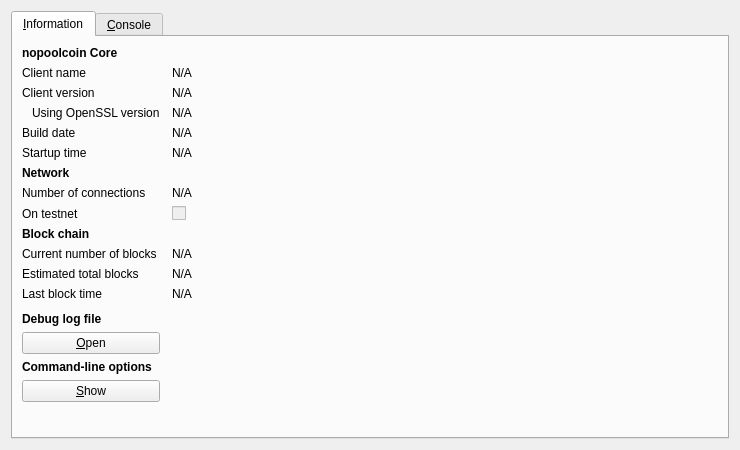
<?xml version="1.0" encoding="UTF-8"?>
<ui version="4.0">
 <class>RPCConsole</class>
 <widget class="QDialog" name="RPCConsole">
  <property name="geometry">
   <rect>
    <x>0</x>
    <y>0</y>
    <width>740</width>
    <height>450</height>
   </rect>
  </property>
  <property name="windowTitle">
   <string>nopoolcoin - Debug window</string>
  </property>
  <layout class="QVBoxLayout" name="verticalLayout_2">
   <item>
    <widget class="QTabWidget" name="tabWidget">
     <property name="currentIndex">
      <number>0</number>
     </property>
     <widget class="QWidget" name="tab_info">
      <attribute name="title">
       <string>&amp;Information</string>
      </attribute>
      <layout class="QGridLayout" name="gridLayout" columnstretch="0,1">
       <property name="horizontalSpacing">
        <number>12</number>
       </property>
       <item row="0" column="0">
        <widget class="QLabel" name="label_9">
         <property name="font">
          <font>
           <weight>75</weight>
           <bold>true</bold>
          </font>
         </property>
         <property name="text">
          <string>nopoolcoin Core</string>
         </property>
        </widget>
       </item>
       <item row="1" column="0">
        <widget class="QLabel" name="label_5">
         <property name="text">
          <string>Client name</string>
         </property>
        </widget>
       </item>
       <item row="1" column="1">
        <widget class="QLabel" name="clientName">
         <property name="cursor">
          <cursorShape>IBeamCursor</cursorShape>
         </property>
         <property name="text">
          <string>N/A</string>
         </property>
         <property name="textFormat">
          <enum>Qt::PlainText</enum>
         </property>
         <property name="textInteractionFlags">
          <set>Qt::LinksAccessibleByMouse|Qt::TextSelectableByKeyboard|Qt::TextSelectableByMouse</set>
         </property>
        </widget>
       </item>
       <item row="2" column="0">
        <widget class="QLabel" name="label_6">
         <property name="text">
          <string>Client version</string>
         </property>
        </widget>
       </item>
       <item row="2" column="1">
        <widget class="QLabel" name="clientVersion">
         <property name="cursor">
          <cursorShape>IBeamCursor</cursorShape>
         </property>
         <property name="text">
          <string>N/A</string>
         </property>
         <property name="textFormat">
          <enum>Qt::PlainText</enum>
         </property>
         <property name="textInteractionFlags">
          <set>Qt::LinksAccessibleByMouse|Qt::TextSelectableByKeyboard|Qt::TextSelectableByMouse</set>
         </property>
        </widget>
       </item>
       <item row="3" column="0">
        <widget class="QLabel" name="label_14">
         <property name="text">
          <string>Using OpenSSL version</string>
         </property>
         <property name="indent">
          <number>10</number>
         </property>
        </widget>
       </item>
       <item row="3" column="1">
        <widget class="QLabel" name="openSSLVersion">
         <property name="cursor">
          <cursorShape>IBeamCursor</cursorShape>
         </property>
         <property name="text">
          <string>N/A</string>
         </property>
         <property name="textFormat">
          <enum>Qt::PlainText</enum>
         </property>
         <property name="textInteractionFlags">
          <set>Qt::LinksAccessibleByMouse|Qt::TextSelectableByKeyboard|Qt::TextSelectableByMouse</set>
         </property>
        </widget>
       </item>
       <item row="4" column="0">
        <widget class="QLabel" name="label_12">
         <property name="text">
          <string>Build date</string>
         </property>
        </widget>
       </item>
       <item row="4" column="1">
        <widget class="QLabel" name="buildDate">
         <property name="cursor">
          <cursorShape>IBeamCursor</cursorShape>
         </property>
         <property name="text">
          <string>N/A</string>
         </property>
         <property name="textFormat">
          <enum>Qt::PlainText</enum>
         </property>
         <property name="textInteractionFlags">
          <set>Qt::LinksAccessibleByMouse|Qt::TextSelectableByKeyboard|Qt::TextSelectableByMouse</set>
         </property>
        </widget>
       </item>
       <item row="5" column="0">
        <widget class="QLabel" name="label_13">
         <property name="text">
          <string>Startup time</string>
         </property>
        </widget>
       </item>
       <item row="5" column="1">
        <widget class="QLabel" name="startupTime">
         <property name="cursor">
          <cursorShape>IBeamCursor</cursorShape>
         </property>
         <property name="text">
          <string>N/A</string>
         </property>
         <property name="textFormat">
          <enum>Qt::PlainText</enum>
         </property>
         <property name="textInteractionFlags">
          <set>Qt::LinksAccessibleByMouse|Qt::TextSelectableByKeyboard|Qt::TextSelectableByMouse</set>
         </property>
        </widget>
       </item>
       <item row="6" column="0">
        <widget class="QLabel" name="label_11">
         <property name="font">
          <font>
           <weight>75</weight>
           <bold>true</bold>
          </font>
         </property>
         <property name="text">
          <string>Network</string>
         </property>
        </widget>
       </item>
       <item row="7" column="0">
        <widget class="QLabel" name="label_7">
         <property name="text">
          <string>Number of connections</string>
         </property>
        </widget>
       </item>
       <item row="7" column="1">
        <widget class="QLabel" name="numberOfConnections">
         <property name="cursor">
          <cursorShape>IBeamCursor</cursorShape>
         </property>
         <property name="text">
          <string>N/A</string>
         </property>
         <property name="textFormat">
          <enum>Qt::PlainText</enum>
         </property>
         <property name="textInteractionFlags">
          <set>Qt::LinksAccessibleByMouse|Qt::TextSelectableByKeyboard|Qt::TextSelectableByMouse</set>
         </property>
        </widget>
       </item>
       <item row="8" column="0">
        <widget class="QLabel" name="label_8">
         <property name="text">
          <string>On testnet</string>
         </property>
        </widget>
       </item>
       <item row="8" column="1">
        <widget class="QCheckBox" name="isTestNet">
         <property name="enabled">
          <bool>false</bool>
         </property>
         <property name="text">
          <string/>
         </property>
        </widget>
       </item>
       <item row="9" column="0">
        <widget class="QLabel" name="label_10">
         <property name="font">
          <font>
           <weight>75</weight>
           <bold>true</bold>
          </font>
         </property>
         <property name="text">
          <string>Block chain</string>
         </property>
        </widget>
       </item>
       <item row="10" column="0">
        <widget class="QLabel" name="label_3">
         <property name="text">
          <string>Current number of blocks</string>
         </property>
        </widget>
       </item>
       <item row="10" column="1">
        <widget class="QLabel" name="numberOfBlocks">
         <property name="cursor">
          <cursorShape>IBeamCursor</cursorShape>
         </property>
         <property name="text">
          <string>N/A</string>
         </property>
         <property name="textFormat">
          <enum>Qt::PlainText</enum>
         </property>
         <property name="textInteractionFlags">
          <set>Qt::LinksAccessibleByMouse|Qt::TextSelectableByKeyboard|Qt::TextSelectableByMouse</set>
         </property>
        </widget>
       </item>
       <item row="11" column="0">
        <widget class="QLabel" name="label_4">
         <property name="text">
          <string>Estimated total blocks</string>
         </property>
        </widget>
       </item>
       <item row="11" column="1">
        <widget class="QLabel" name="totalBlocks">
         <property name="cursor">
          <cursorShape>IBeamCursor</cursorShape>
         </property>
         <property name="text">
          <string>N/A</string>
         </property>
         <property name="textFormat">
          <enum>Qt::PlainText</enum>
         </property>
         <property name="textInteractionFlags">
          <set>Qt::LinksAccessibleByMouse|Qt::TextSelectableByKeyboard|Qt::TextSelectableByMouse</set>
         </property>
        </widget>
       </item>
       <item row="12" column="0">
        <widget class="QLabel" name="label_2">
         <property name="text">
          <string>Last block time</string>
         </property>
        </widget>
       </item>
       <item row="12" column="1">
        <widget class="QLabel" name="lastBlockTime">
         <property name="cursor">
          <cursorShape>IBeamCursor</cursorShape>
         </property>
         <property name="text">
          <string>N/A</string>
         </property>
         <property name="textFormat">
          <enum>Qt::PlainText</enum>
         </property>
         <property name="textInteractionFlags">
          <set>Qt::LinksAccessibleByMouse|Qt::TextSelectableByKeyboard|Qt::TextSelectableByMouse</set>
         </property>
        </widget>
       </item>
       <item row="13" column="0">
        <spacer name="verticalSpacer_2">
         <property name="orientation">
          <enum>Qt::Vertical</enum>
         </property>
         <property name="sizeHint" stdset="0">
          <size>
           <width>20</width>
           <height>20</height>
          </size>
         </property>
        </spacer>
       </item>
       <item row="14" column="0">
        <widget class="QLabel" name="labelDebugLogfile">
         <property name="font">
          <font>
           <weight>75</weight>
           <bold>true</bold>
          </font>
         </property>
         <property name="text">
          <string>Debug log file</string>
         </property>
        </widget>
       </item>
       <item row="15" column="0">
        <widget class="QPushButton" name="openDebugLogfileButton">
         <property name="toolTip">
          <string>Open the nopoolcoin debug log file from the current data directory. This can take a few seconds for large log files.</string>
         </property>
         <property name="text">
          <string>&amp;Open</string>
         </property>
         <property name="autoDefault">
          <bool>false</bool>
         </property>
        </widget>
       </item>
       <item row="16" column="0">
        <widget class="QLabel" name="labelCLOptions">
         <property name="font">
          <font>
           <weight>75</weight>
           <bold>true</bold>
          </font>
         </property>
         <property name="text">
          <string>Command-line options</string>
         </property>
        </widget>
       </item>
       <item row="17" column="0">
        <widget class="QPushButton" name="showCLOptionsButton">
         <property name="toolTip">
          <string>Show the nopoolcoin-Qt help message to get a list with possible nopoolcoin command-line options.</string>
         </property>
         <property name="text">
          <string>&amp;Show</string>
         </property>
         <property name="autoDefault">
          <bool>false</bool>
         </property>
        </widget>
       </item>
       <item row="18" column="0">
        <spacer name="verticalSpacer">
         <property name="orientation">
          <enum>Qt::Vertical</enum>
         </property>
         <property name="sizeHint" stdset="0">
          <size>
           <width>20</width>
           <height>40</height>
          </size>
         </property>
        </spacer>
       </item>
      </layout>
     </widget>
     <widget class="QWidget" name="tab_console">
      <attribute name="title">
       <string>&amp;Console</string>
      </attribute>
      <layout class="QVBoxLayout" name="verticalLayout_3">
       <property name="spacing">
        <number>3</number>
       </property>
       <item>
        <widget class="QTextEdit" name="messagesWidget">
         <property name="minimumSize">
          <size>
           <width>0</width>
           <height>100</height>
          </size>
         </property>
         <property name="readOnly">
          <bool>true</bool>
         </property>
         <property name="tabKeyNavigation" stdset="0">
          <bool>false</bool>
         </property>
         <property name="columnCount" stdset="0">
          <number>2</number>
         </property>
        </widget>
       </item>
       <item>
        <layout class="QHBoxLayout" name="horizontalLayout">
         <property name="spacing">
          <number>3</number>
         </property>
         <item>
          <widget class="QLabel" name="label">
           <property name="text">
            <string notr="true">&gt;</string>
           </property>
          </widget>
         </item>
         <item>
          <widget class="QLineEdit" name="lineEdit"/>
         </item>
         <item>
          <widget class="QPushButton" name="clearButton">
           <property name="maximumSize">
            <size>
             <width>24</width>
             <height>24</height>
            </size>
           </property>
           <property name="toolTip">
            <string>Clear console</string>
           </property>
           <property name="text">
            <string/>
           </property>
           <property name="icon">
            <iconset resource="../bitcoin.qrc">
             <normaloff>:/icons/remove</normaloff>:/icons/remove</iconset>
           </property>
           <property name="shortcut">
            <string notr="true">Ctrl+L</string>
           </property>
           <property name="autoDefault">
            <bool>false</bool>
           </property>
          </widget>
         </item>
        </layout>
       </item>
      </layout>
     </widget>
    </widget>
   </item>
  </layout>
 </widget>
 <resources>
  <include location="../bitcoin.qrc"/>
 </resources>
 <connections/>
</ui>
